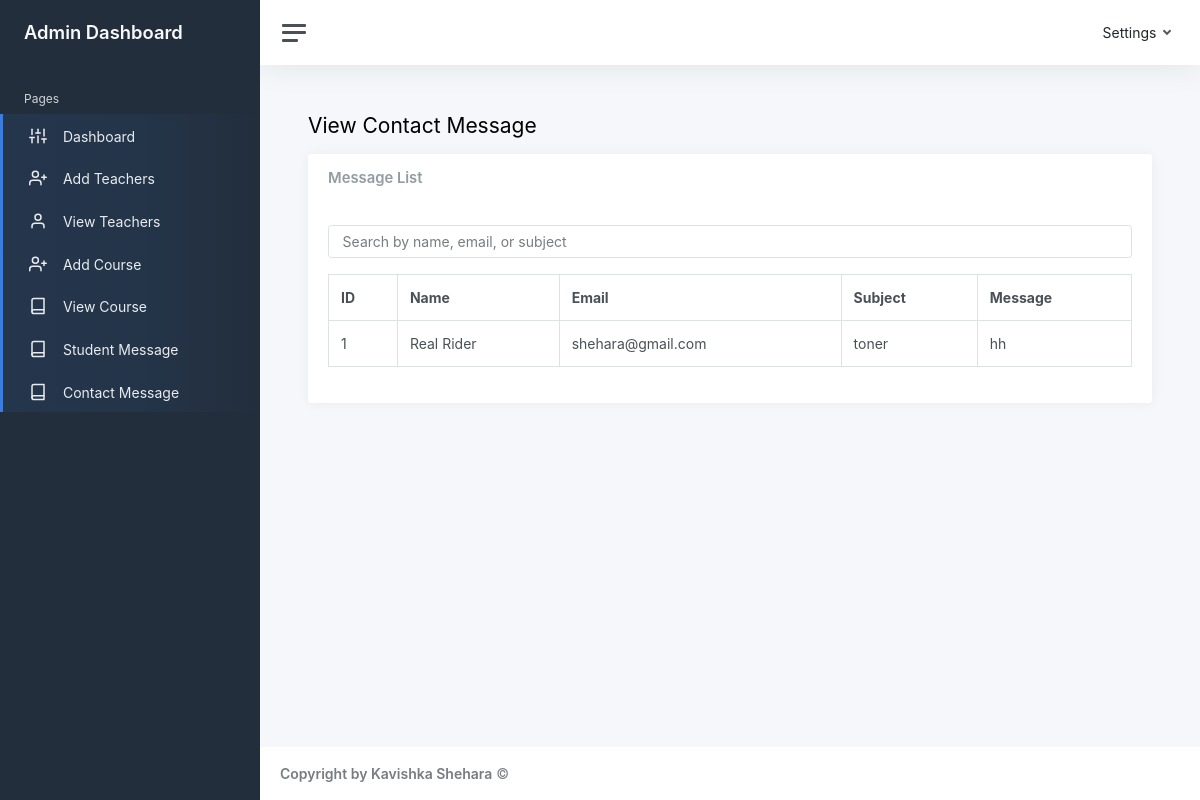
The page /admin/static/view-contact-message.php on the database its author committed.
### tables this page shows
CREATE TABLE IF NOT EXISTS `contact_messages` (
  `name` varchar(255) NOT NULL,
  `email` varchar(255) NOT NULL,
  `subject` varchar(255) NOT NULL,
  `message` varchar(255) NOT NULL,
  `id` int NOT NULL AUTO_INCREMENT,
  PRIMARY KEY (`id`)
);

### admin/static/view-contact-message.php (the view, shortened to what this page needs)
<?php
include 'config.php';
$sql = "SELECT * FROM contact_messages";
$result = mysqli_query($data, $sql);
?>
<!DOCTYPE html>
<html lang="en">
<head>
  <link href="https://cdn.jsdelivr.net/npm/bootstrap@5.3.0/dist/css/bootstrap.min.css" rel="stylesheet">
  <link href="css/app.css" rel="stylesheet">
</head>
<body>
  <div class="wrapper">
    <?php include 'sidebar.php'; ?>
    <div class="main">
      <?php include 'navbar.php'; ?>
      <main class="content">
        <div class="container-fluid p-0">
          <h1 class="h3 mb-3">View Contact Message</h1>
          <div class="card">
            <div class="card-header">
              <h5 class="card-title mb-0">Message List</h5>
            </div>
            <div class="card-body">
              <div class="mb-3">
                <input id="searchInput" type="text" class="form-control" placeholder="Search by name, email, or subject">
              </div>
              <table class="table table-bordered" id="messageTable">
                <thead>
                  <tr>
                    <th>ID</th>
                    <th>Name</th>
                    <th>Email</th>
                    <th>Subject</th>
                    <th>Message</th>
                  </tr>
                </thead>
                <tbody>
                  <?php while ($row = mysqli_fetch_assoc($result)) { ?>
                    <tr>
                      <td><?php echo $row['id']; ?></td>
                      <td><?php echo $row['name']; ?></td>
                      <td><?php echo $row['email']; ?></td>
                      <td><?php echo $row['subject']; ?></td>
                      <td><?php echo $row['message']; ?></td>
                    </tr>
                  <?php } ?>
                </tbody>
              </table>
            </div>
          </div>
        </div>
      </main>
      <footer class="footer">
        <div class="container-fluid">
          <div class="row text-muted">
            <div class="col-6 text-start">
              <p class="mb-0">
                <a class="text-muted" href="#"><strong>Copyright by Kavishka Shehara</strong></a> &copy;
              </p>
            </div>
          </div>
        </div>
      </footer>
    </div>
  </div>
</body>
</html>

### rows shown on the page
contact_messages: id "1", name "Real Rider", email "shehara@gmail.com", subject "toner", message "hh"
